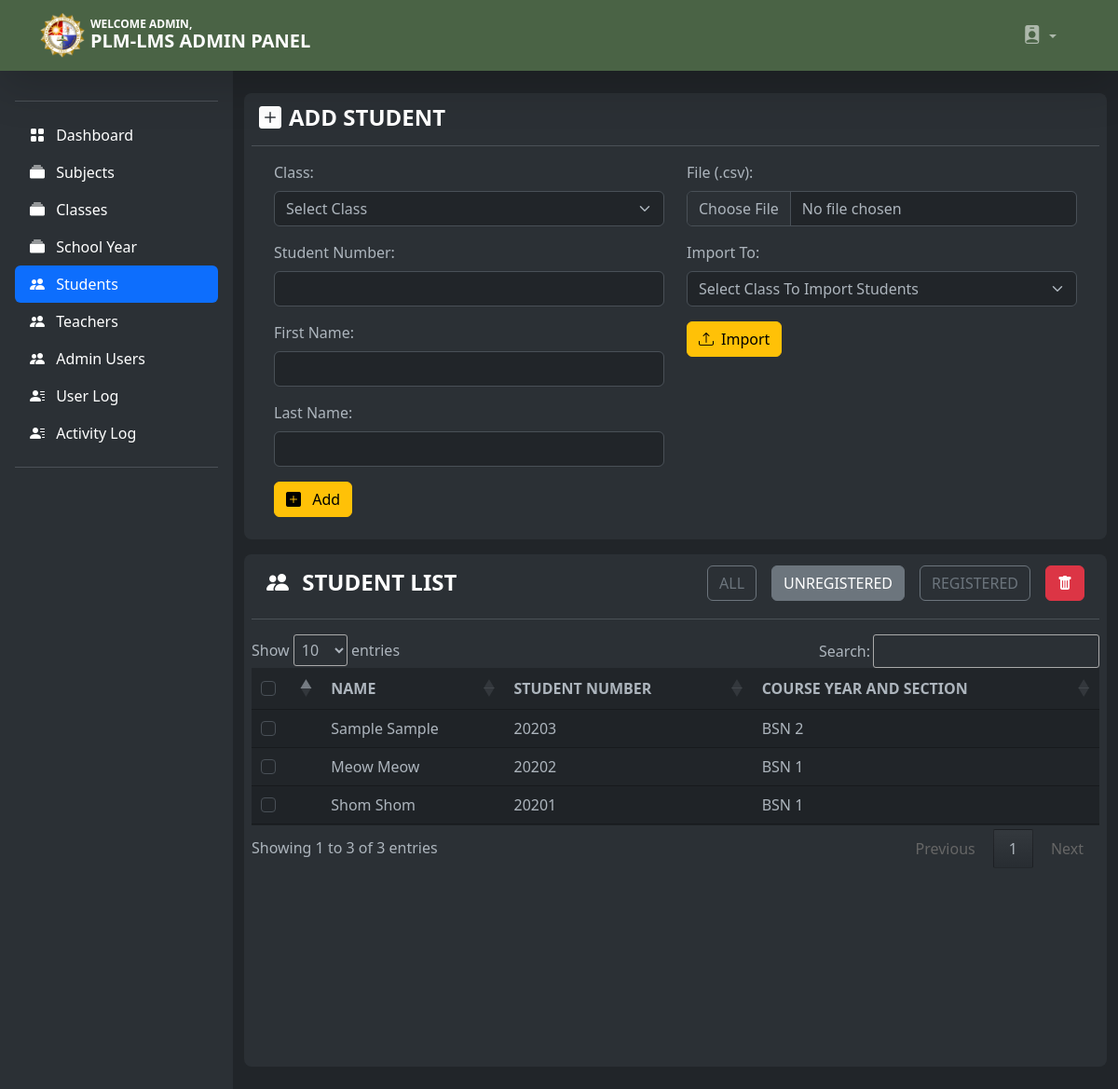
Screenshot of /admin/admin_students_unreg.php (signed in) with the database file from the repository.
### tables this page shows
CREATE TABLE `student` (
  `student_id` int(11) NOT NULL,
  `firstname` varchar(100) NOT NULL,
  `lastname` varchar(100) NOT NULL,
  `class_id` int(11) NOT NULL,
  `username` varchar(100) NOT NULL,
  `password` varchar(100) NOT NULL,
  `location` varchar(100) NOT NULL,
  `status` varchar(100) NOT NULL,
  `email` varchar(320) NOT NULL
);

CREATE TABLE `class` (
  `class_id` int(11) NOT NULL,
  `class_name` varchar(100) NOT NULL
);

### admin/admin_students_unreg.php (the view, shortened to what this page needs)
<?php
include('header.php');
?>
<body>
    <?php include('navbar_admin.php'); ?>
    <div class="d-flex bg-body">
        <?php include('sidebar_students.php'); ?>
        <div class="container-fluid my-4 justify-content-center">
            <div class="container bg-body-tertiary mb-3 mx-0 p-2 rounded-3">
                <div class="col text-uppercase pt-1 px-2">
                    <h4 style="font-weight: 800; color: #fff;"><i class="bi bi-plus-square-fill me-2"></i>add student</h4>
                </div>
                <hr>
                <div class="container d-flex">
                    <div class="container">
                        <form method="post" id="add_student">
                            <div class="mb-3">
                                <label class="form-label">Class:</label>
                                <div class="input-group">
                                    <select name="class_id" class="form-select" required>
                                        <option value="" disabled selected class="text-muted">Select Class</option>
                                    </select>
                                </div>
                            </div>
                            <div class="mb-3">
                                <label class="form-label">Student Number:</label>
                                <div class="input-group">
                                    <input class="form-control" type="text" name="un" required></input>
                                </div>
                            </div>
                            <div class="mb-3">
                                <label class="form-label">First Name:</label>
                                <div class="input-group">
                                    <input class="form-control" type="text" name="fn" required></input>
                                </div>
                            </div>
                            <div class="mb-3">
                                <label class="form-label">Last Name:</label>
                                <div class="input-group">
                                    <input class="form-control" type="text" name="ln" required></input>
                                </div>
                            </div>
                            <button name="save" type="submit" value="post" class="btn btn-warning mb-3"><i class="bi bi-plus-square-fill me-2"></i> Add</button>
                        </form>
                    </div>
                    <div class="container">
                        <form action="import.php" method="POST" enctype="multipart/form-data">
                            <div class="mb-3">
                                <label class="form-label">File (.csv):</label>
                                <input type="file" name="import_file" class="form-control" />
                            </div>
                            <div class="mb-3">
                                <div class="controls">
                                    <label class="form-label">Import To:</label>
                                    <select name="import_class_id" class="form-select" id="import_class_id" required>
                                        <option value="" disabled selected hidden>Select Class To Import Students</option>
                                    </select>
                                </div>
                            </div>
                            <button type="submit" name="save_excel_data" class="btn btn-warning"><i class="bi bi-upload me-2"></i>Import</button>
                        </form>
                    </div>
                </div>
            </div>
            <div class="container bg-body-tertiary rounded-3 p-2 table-responsive-lg" style="height: 550px; max-height: 550px;">
                <form method="post">
                    <div class="container d-flex text-uppercase pt-1 px-2">
                        <div class="col text-uppercase pt-1 px-2">
                            <h4 style="font-weight: 800; color: #fff;"><i class="bi bi-people-fill me-2"></i> student list</h4>
                        </div>
                        <div class="">
                            <ul class="nav">
                                <li class="mx-2">
                                    <a class="btn btn-outline-secondary" href="admin_students.php">All</a>
                                </li>
                                <li class="mx-2">
                                    <a class="btn btn-outline-secondary active" href="admin_students_unreg.php">Unregistered</a>
                                </li>
                                <li class="mx-2">
                                    <a class="btn btn-outline-secondary" href="admin_students_reg.php">Registered</a>
                                </li>
                                <li class="mx-2">
                                    <a class="btn btn-danger remove"><i class="bi bi-trash-fill"></i></a>
                                </li>
                            </ul>
                        </div>
                    </div>
                    <hr>
                    <table class="table table-striped align-middle justify-content-center" id="example">
                        <thead>
                            <tr class="text-uppercase text-center">
                                <th><input class="form-check-input" type="checkbox" name="selectAll" id="checkAll" /></th>
                                <th>Name</th>
                                <th>student number</th>
                                <th>COURSE YEAR AND SECTION</th>
                            </tr>
                        </thead>
                        <tbody class=" table-group-divider">
                            <?php
                            $query = mysqli_query($conn, "SELECT * FROM student LEFT JOIN class ON student.class_id = class.class_id WHERE status = 'Unregistered' ORDER BY student.student_id DESC") or die(mysqli_error($conn));
                            while ($row = mysqli_fetch_array($query)) {
                                $id = $row['student_id'];
                            ?>
                                <tr id="del<?php echo $id; ?>">
                                    <td>
                                        <input id="optionsCheckbox" class="form-check-input" name="selector[]" type="checkbox" value="<?php echo $id; ?>">
                                    </td>
                                    <td><?php echo $row['firstname'] . " " . $row['lastname']; ?></td>
                                    <td><?php echo $row['username']; ?></td>
                                    <td><?php echo $row['class_name']; ?></td>
                                </tr>
                            <?php } ?>
                        </tbody>
                    </table>
                </form>
            </div>
        </div>
</body>

### rows the page displays
student: firstname "Sample", lastname "Sample", username "20203", class.class_name "BSN 2"
student: firstname "Meow", lastname "Meow", username "20202", class.class_name "BSN 1"
student: firstname "Shom", lastname "Shom", username "20201", class.class_name "BSN 1"
